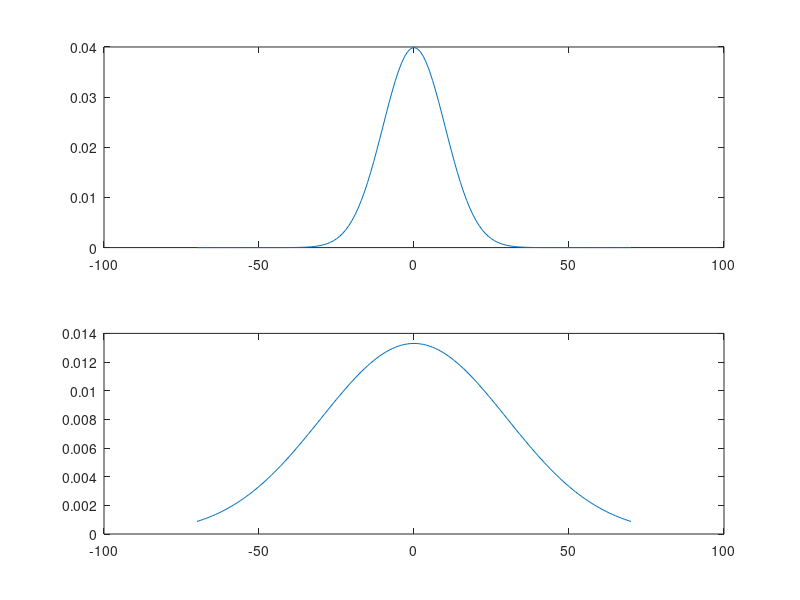

The MATLAB script that drew this image: (Note: this script raises an error after producing the figure.)
clc;close all
t = 0:0.1:50;
pdf_x = -70:70;
phy(1) = 0;
meas(1) = 0;
acc = 2;
p_sigma = 10;
m_sigma = 30;
p_noise = randn(1,length(t));
m_noise = randn(1,length(t));
p_noise_pdf = pdf('Normal',pdf_x,0,p_sigma);
m_noise_pdf = pdf('Normal',pdf_x,0,m_sigma);
subplot(2,1,1);
plot(pdf_x,p_noise_pdf)
subplot(2,1,2);
plot(pdf_x,m_noise_pdf)

for i = 1:(length(t)-1)
    phy(t+1) = acc*phy(t) + p_noise;
    
end
